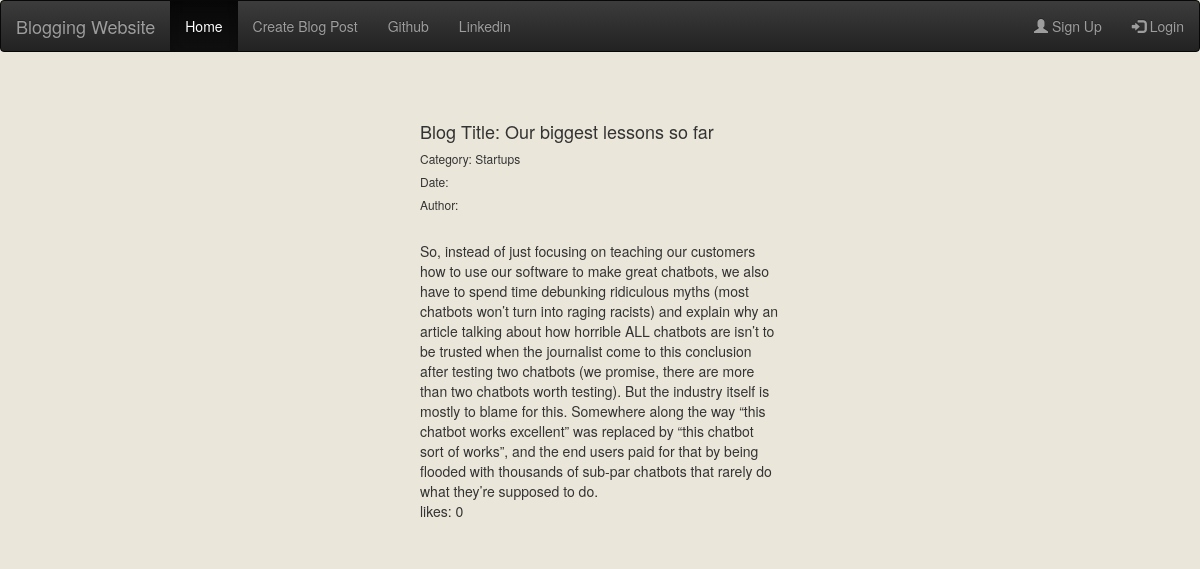
Screenshot of /post/3/ with the database file from the repository.
### blog/models.py (models this page shows, shortened)
class Post(models.Model):
    postAuthor = CurrentUserField()
    title = models.CharField(max_length = 150)
    category = models.CharField(max_length = 150)
    postContent = models.TextField()
    postCreatedDate = models.DateTimeField(default = timezone.now)
    postLikes = models.IntegerField(default = 0)

### blog/views.py (the view)
# urls.py: path('post/<int:post_id>/', views.postDetail, name='postDetail'),
def postDetail(request, post_id):
    post = get_object_or_404(Post, pk = post_id)
    return render (request, 'blog/post_detail.html', {'post': post})

### blog/templates/blog/post_detail.html (shortened to what this page needs)
{% include 'blog/base.html' %}
<div class = "container" >
  <div class = "row">
      <div class = "col-md-4"> </div>
      <div class = "col-md-4">
        <h4> Blog Title: {{ post.title }} </h4>
        <h6> Category: {{ post.category }}</h6>
        <h6> Date: {{ post.publishedDate }}
        <h6> Author: {{ post.postAuthor }}</h6>
        <br>
          {{ post.postContent }}
        <br>
        likes:  {{ post.postLikes }}
        <br>
        <br>
      </div>
  </div>
</div>

### blog/static/css/blog.css (style rules this page uses)
body { background-color: #EAE6DA; }

### rows the page displays
Post: title "Our biggest lessons so far", category "Startups", postContent "So, instead of just focusing on teaching our customers how to use our software to make great chatbots, we also have to spend time debunking ridiculous myths (most chatbots won’t turn into raging racists) and explain why an article talking about how horrible ALL chatbots are isn’t to be trusted when the journalist come to this conclusion after testing two chatbots (we promise, there are more than two chatbots worth testing). But the industry itself is mostly to blame for this. Somewhere along the way “this chatbot works excellent” was replaced by “this chatbot sort of works”, and the end users paid for that by being flooded with thousands of sub-par chatbots that rarely do what they’re…", postLikes "0"
